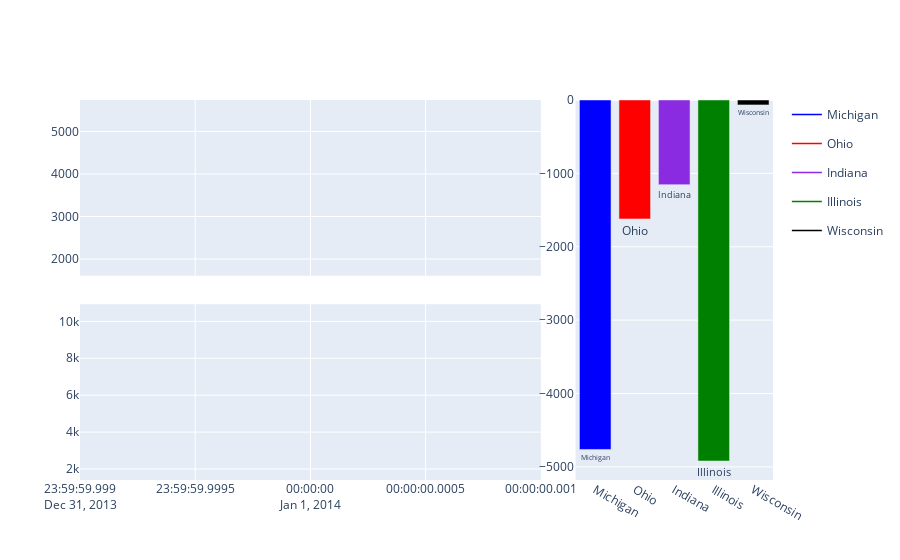

Notebook code for this chart:
### Code cell
#Adding to the import subplot the traces of the bar graphic for each state


fig_2.add_trace(go.Bar(x=Michigan['States'][0:1],
                    y=Michigan['Trade Balance'][0:1], marker=dict(color='blue'),name="Michigan", legendgroup="Michigan", 
                       showlegend=False, hoverinfo='all',
                textposition='outside',
                texttemplate= '%{x}'), row=1, col=2)

fig_2.add_trace(go.Bar(x=Ohio['States'][0:1],
                    y=Ohio['Trade Balance'][0:1], marker=dict(color='red'),name="Ohio", legendgroup="Ohio", 
                       showlegend=False, hoverinfo='all',
                textposition='outside',
                texttemplate= '%{x}'), row=1, col=2)

fig_2.add_trace(go.Bar(x=Indiana['States'][0:1],
                    y=Indiana['Trade Balance'][0:1], marker=dict(color='blueviolet'),name="Indiana", legendgroup="Indiana", 
                       showlegend=False, hoverinfo='all',
                textposition='outside',
                texttemplate= '%{x}'), row=1, col=2)

fig_2.add_trace(go.Bar(x=Illinois['States'][0:1],
                    y=Illinois['Trade Balance'][0:1], marker=dict(color='green'),name="Illinois", legendgroup="Illinois", 
                       showlegend=False, hoverinfo='all',
                textposition='outside',
                texttemplate= '%{x}'), row=1, col=2)

fig_2.add_trace(go.Bar(x=Wisconsin['States'][0:1],
                    y=Wisconsin['Trade Balance'][0:1], marker=dict(color='black'),name="Wisconsin", legendgroup="Wisconsin", 
                       showlegend=False, hoverinfo='all',
                textposition='outside',
                texttemplate= '%{x}'), row=1, col=2)

### Figure 1 — Plotly figure (JSON) as saved in the notebook; plotly's stock layout.template omitted (floating-point values rounded to 4 significant figures)
{"data": [{"legendgroup": "Michigan", "line": {"color": "blue", "width": 1.5}, "mode": "lines", "name": "Michigan", "type": "scatter", "x": ["2014-01-01T00:00:00"], "xaxis": "x", "y": [4190.0], "yaxis": "y"}, {"legendgroup": "Ohio", "line": {"color": "red", "width": 1.5}, "mode": "lines", "name": "Ohio", "type": "scatter", "x": ["2014-01-01T00:00:00"], "xaxis": "x", "y": [3894.0], "yaxis": "y"}, {"legendgroup": "Indiana", "line": {"color": "blueviolet", "width": 1.5}, "mode": "lines", "name": "Indiana", "type": "scatter", "x": ["2014-01-01T00:00:00"], "xaxis": "x", "y": [2507.0], "yaxis": "y"}, {"legendgroup": "Illinois", "line": {"color": "green", "width": 1.5}, "mode": "lines", "name": "Illinois", "type": "scatter", "x": ["2014-01-01T00:00:00"], "xaxis": "x", "y": [5533.0], "yaxis": "y"}, {"legendgroup": "Wisconsin", "line": {"color": "black", "width": 1.5}, "mode": "lines", "name": "Wisconsin", "type": "scatter", "x": ["2014-01-01T00:00:00"], "xaxis": "x", "y": [1813.0], "yaxis": "y"}, {"legendgroup": "Michigan", "line": {"color": "blue", "width": 1.5}, "mode": "lines", "name": "Michigan", "showlegend": false, "type": "scatter", "x": ["2014-01-01T00:00:00"], "xaxis": "x3", "y": [8952.0], "yaxis": "y3"}, {"legendgroup": "Ohio", "line": {"color": "red", "width": 1.5}, "mode": "lines", "name": "Ohio", "showlegend": false, "type": "scatter", "x": ["2014-01-01T00:00:00"], "xaxis": "x3", "y": [5514.0], "yaxis": "y3"}, {"legendgroup": "Indiana", "line": {"color": "blueviolet", "width": 1.5}, "mode": "lines", "name": "Indiana", "showlegend": false, "type": "scatter", "x": ["2014-01-01T00:00:00"], "xaxis": "x3", "y": [3660.0], "yaxis": "y3"}, {"legendgroup": "Illinois", "line": {"color": "green", "width": 1.5}, "mode": "lines", "name": "Illinois", "showlegend": false, "type": "scatter", "x": ["2014-01-01T00:00:00"], "xaxis": "x3", "y": [10450.0], "yaxis": "y3"}, {"legendgroup": "Wisconsin", "line": {"color": "black", "width": 1.5}, "mode": "lines", "name": "Wisconsin", "showlegend": false, "type": "scatter", "x": ["2014-01-01T00:00:00"], "xaxis": "x3", "y": [1880.0], "yaxis": "y3"}, {"hoverinfo": "all", "legendgroup": "Michigan", "marker": {"color": "blue"}, "name": "Michigan", "showlegend": false, "textposition": "outside", "texttemplate": "%{x}", "type": "bar", "x": ["Michigan"], "xaxis": "x2", "y": [-4762.0], "yaxis": "y2"}, {"hoverinfo": "all", "legendgroup": "Ohio", "marker": {"color": "red"}, "name": "Ohio", "showlegend": false, "textposition": "outside", "texttemplate": "%{x}", "type": "bar", "x": ["Ohio"], "xaxis": "x2", "y": [-1621.0], "yaxis": "y2"}, {"hoverinfo": "all", "legendgroup": "Indiana", "marker": {"color": "blueviolet"}, "name": "Indiana", "showlegend": false, "textposition": "outside", "texttemplate": "%{x}", "type": "bar", "x": ["Indiana"], "xaxis": "x2", "y": [-1153.0], "yaxis": "y2"}, {"hoverinfo": "all", "legendgroup": "Illinois", "marker": {"color": "green"}, "name": "Illinois", "showlegend": false, "textposition": "outside", "texttemplate": "%{x}", "type": "bar", "x": ["Illinois"], "xaxis": "x2", "y": [-4920.0], "yaxis": "y2"}, {"hoverinfo": "all", "legendgroup": "Wisconsin", "marker": {"color": "black"}, "name": "Wisconsin", "showlegend": false, "textposition": "outside", "texttemplate": "%{x}", "type": "bar", "x": ["Wisconsin"], "xaxis": "x2", "y": [-66.5], "yaxis": "y2"}], "layout": {"xaxis": {"anchor": "y", "domain": [0, 0.665], "matches": "x3", "showticklabels": false}, "xaxis2": {"anchor": "y2", "domain": [0.715, 1]}, "xaxis3": {"anchor": "y3", "domain": [0, 0.665]}, "yaxis": {"anchor": "x", "domain": [0.5375, 1]}, "yaxis2": {"anchor": "x2", "domain": [0, 1]}, "yaxis3": {"anchor": "x3", "domain": [0, 0.4625]}}}
